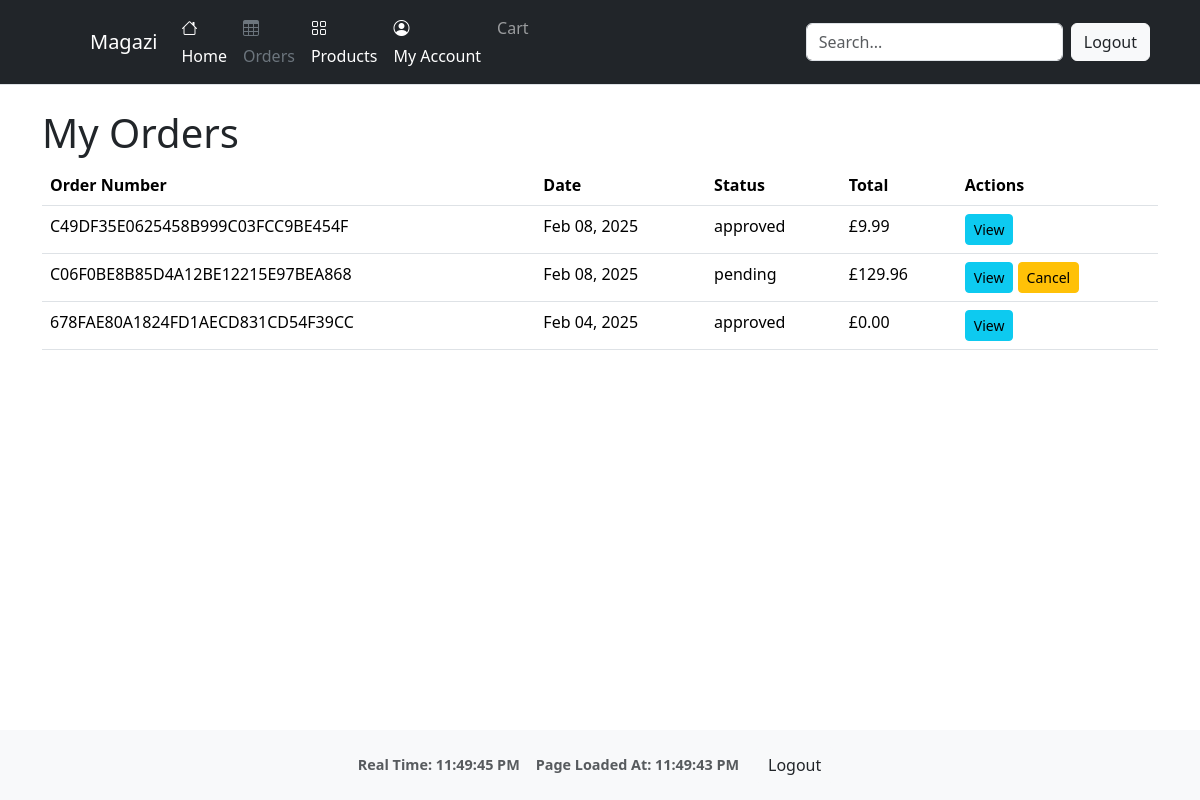
The page /orders/my-orders/ (signed in) on the database its author committed.
### orders/models.py (models this page shows, shortened)
class Order(models.Model):
    order_number = models.CharField(max_length=32, null=False, editable=False)
    user = models.ForeignKey(settings.AUTH_USER_MODEL, on_delete=models.SET_NULL, null=True, blank=True)
    full_name = models.CharField(max_length=50, null=False, blank=False)
    email = models.EmailField(max_length=254, null=False, blank=False)
    phone_number = models.CharField(max_length=20, null=False, blank=False)
    country = CountryField(blank_label='Country *', null=False, blank=False)
    postcode = models.CharField(max_length=20, null=True, blank=True)
    town_or_city = models.CharField(max_length=40, null=False, blank=False)
    street_address1 = models.CharField(max_length=80, null=False, blank=False)
    street_address2 = models.CharField(max_length=80, null=True, blank=True)
    county = models.CharField(max_length=80, null=True, blank=True)
    date = models.DateTimeField(auto_now_add=True)
    delivery_cost = models.DecimalField(max_digits=6, decimal_places=2, null=False, default=0)
    order_total = models.DecimalField(max_digits=10, decimal_places=2, null=False, default=0)
    grand_total = models.DecimalField(max_digits=10, decimal_places=2, null=False, default=0)
    stripe_pid = models.CharField(max_length=254, null=False, blank=False, default='')
    status = models.CharField(max_length=20, default='pending')  # e.g. pending, delivered, canceled
    comments = models.TextField(blank=True)

### orders/views.py (the view)
# urls.py: path('my-orders/', views.my_orders, name='my_orders'),
@login_required
def my_orders(request):
    orders = Order.objects.filter(user=request.user).order_by('-date')
    return render(request, 'orders/my_orders.html', {'orders': orders})

### cart/context.py (called while the page is built, shortened)
def cart_summary(request):
    cart = request.session.get('cart', {})
    cart_items = []
    total = 0
    return {'cart_total': total, 'cart_items': cart_items}

### orders/templates/orders/my_orders.html
{% extends "base.html" %}
{% block content %}
<div class="container my-4">
    <h1>My Orders</h1>
    {% if orders %}
    <table class="table">
        <thead>
            <tr>
                <th>Order Number</th>
                <th>Date</th>
                <th>Status</th>
                <th>Total</th>
                <th>Actions</th>
            </tr>
        </thead>
        <tbody>
            {% for order in orders %}
            <tr>
                <td>{{ order.order_number }}</td>
                <td>{{ order.date|date:"M d, Y" }}</td>
                <td>{{ order.status }}</td>
                <td>£{{ order.grand_total }}</td>
                <td>
                    <a href="{% url 'orders:order_detail' order.order_number %}" class="btn btn-sm btn-info">View</a>
                    {% if order.status == "pending" %}
                        <a href="{% url 'orders:cancel_order' order.order_number %}" class="btn btn-sm btn-warning">Cancel</a>
                    {% endif %}
                </td>
            </tr>
            {% endfor %}
        </tbody>
    </table>
    {% else %}
    <p>You have no orders.</p>
    {% endif %}
</div>
{% endblock %}

### static/css/base_style.css (style rules this page uses)
html, body { min-height: 100vh; margin: 0; display: flex; flex-direction: column; }

### rows shown on the page
Order: order_number "C49DF35E0625458B999C03FCC9BE454F", date "Feb 08, 2025", status "approved", grand_total "9.99"
Order: order_number "C06F0BE8B85D4A12BE12215E97BEA868", date "Feb 08, 2025", status "pending", grand_total "129.96", shows "Cancel"
Order: order_number "678FAE80A1824FD1AECD831CD54F39CC", date "Feb 04, 2025", status "approved", grand_total "0.00"
